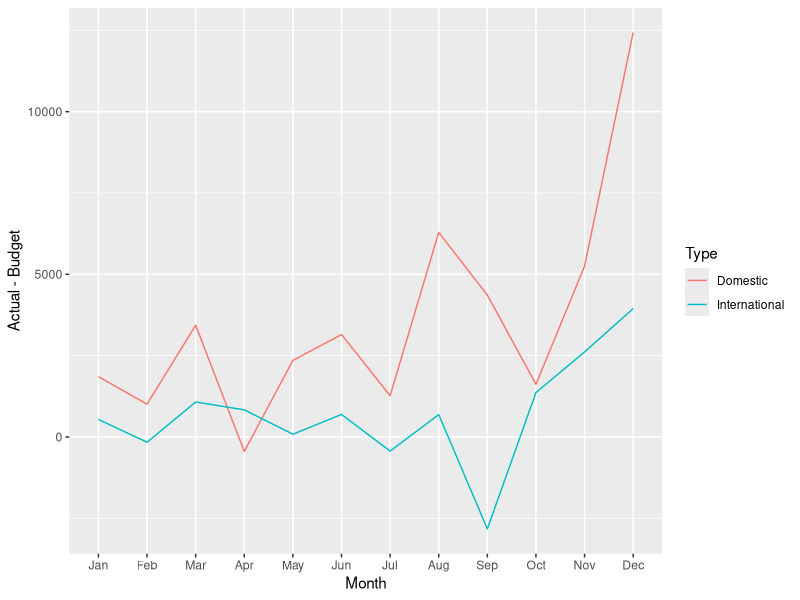
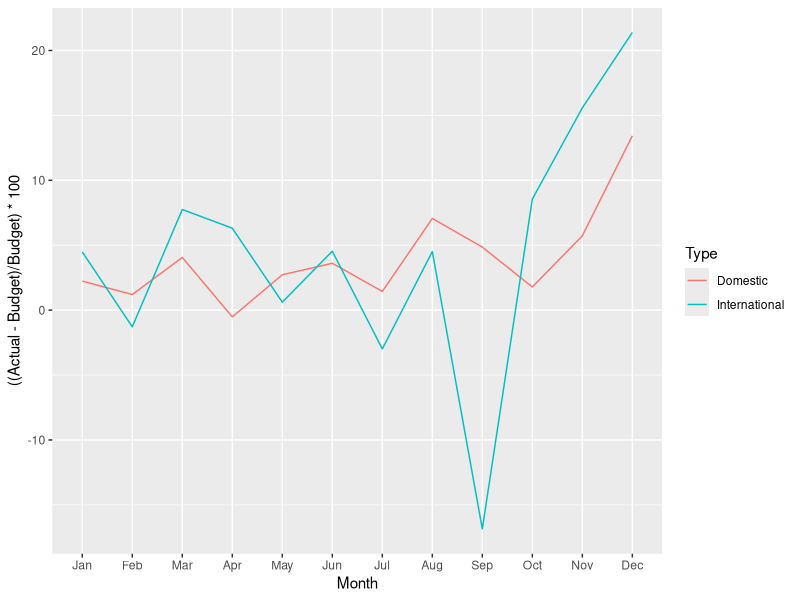

Write R code to recreate these figures, in order.
library(tidyverse)

#Create data set
budget <- tribble(
  ~ Expenses,             ~ Jan, ~ Feb, ~ Mar, ~ Apr, ~ May, ~ Jun, ~ Jul, ~ Aug, ~ Sep, ~ Oct, ~ Nov, ~ Dec,
  "Domestic Actual",      84853, 84838, 88103, 85072, 88723, 90384, 89374, 95273, 94239, 92394, 96934, 105034,
  "Domestic Budget",      83000, 83830, 84668, 85515, 86370, 87234, 88106, 88987, 89877, 90776, 91684, 92600,
  "International Actual", 12538, 12438, 14934, 14033, 13945, 15938, 14086, 15934, 13945, 17338, 19384, 22394,
  "International Budget", 12000, 12600, 13860, 13200, 13860, 15246, 14520, 15246, 16771, 15972, 16771, 18448
)

#Tidy it 
budget2 <- budget %>%
  pivot_longer(cols = -1,
               names_to = "Month",
               values_to = "Amount") %>%
  separate(Expenses, into = c("Type", "Spending")) %>%
  pivot_wider(names_from = Spending,
              values_from = Amount)

#Reorder factors so they plot sequentially
budget2$Month <- budget2$Month %>%
  factor() %>%
  fct_relevel(c("Jan","Feb","Mar","Apr","May","Jun",
                "Jul","Aug","Sep","Oct","Nov","Dec"))

#Figure 9.8
ggplot(budget2) + 
  geom_line(aes(x = Month, y = Actual-Budget, color = Type, group=Type))

#Figure 9.9
ggplot(budget2) + 
  geom_line(aes(x = Month, y = ((Actual-Budget)/Budget)*100, color = Type, group=Type))














